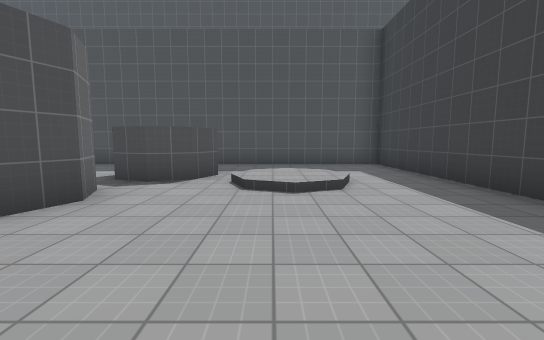
[1] (above)

13 first-person views from a walk through a Godot game level. The camera is 1.4 m above the floor, tilts 6° down and sees 90° across. The floor is counted in squares, 2 m on a side. Each view is taken from the middle of a square. On the plan, view 1 faces up. The plan holds only what a view shows up to about 9 squares ahead; the rest is blank. Surface patterns are stand-ins for the level's own textures.

[2]
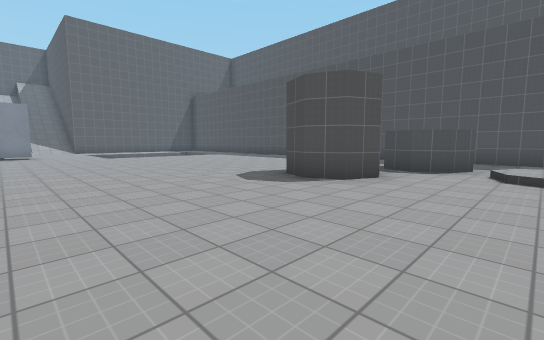

[3]
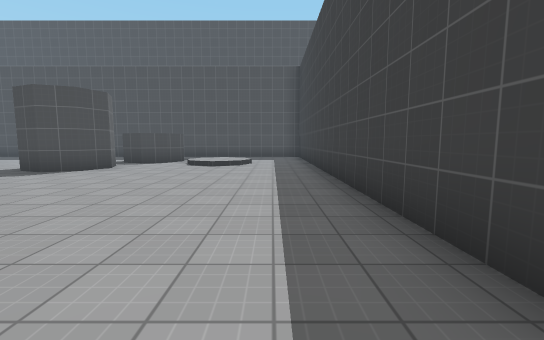

[4]
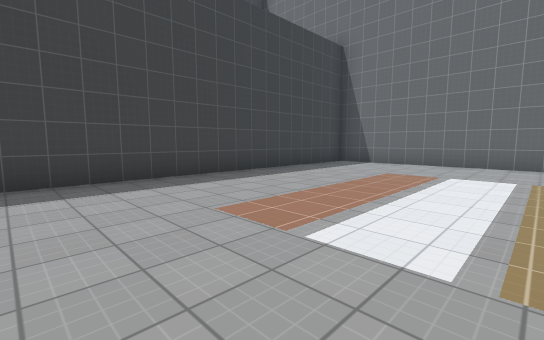

[5]
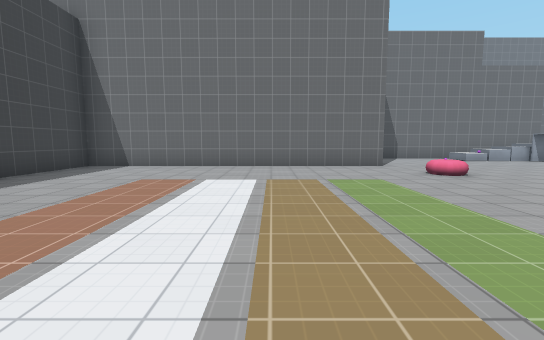

[6]
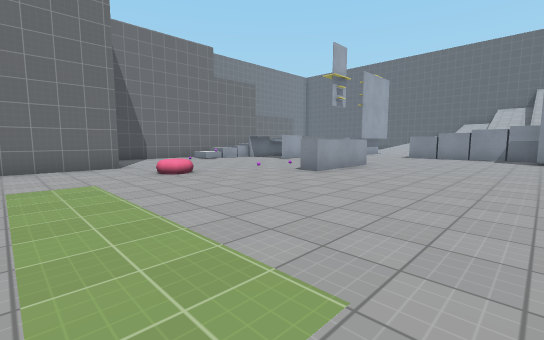

[7]
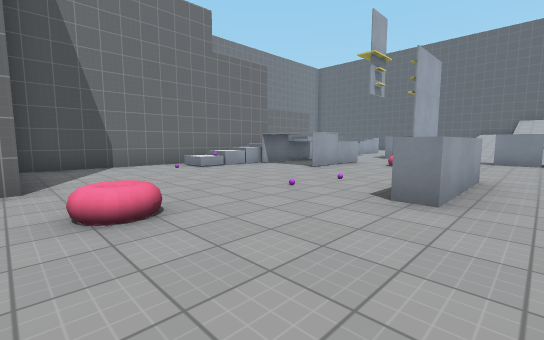

[8]
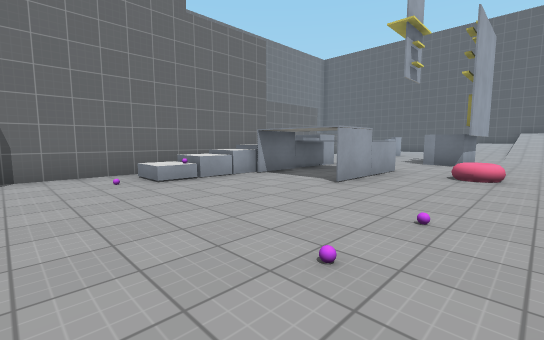

[9]
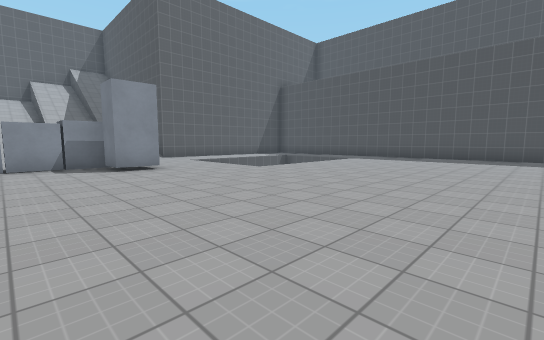

[10]
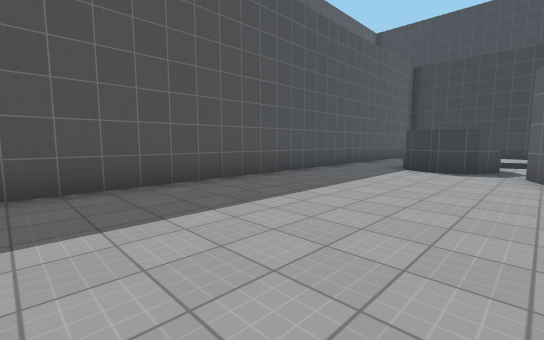

[11]
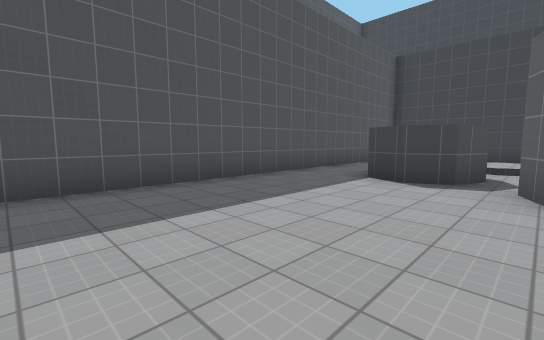

[12]
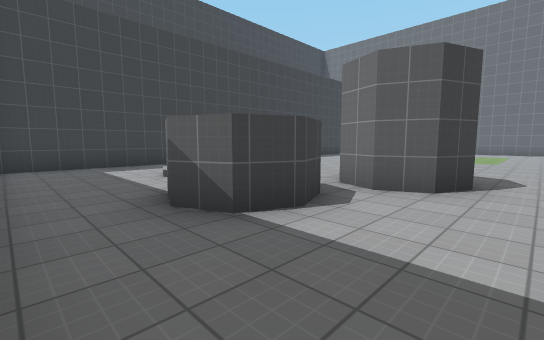

[13]
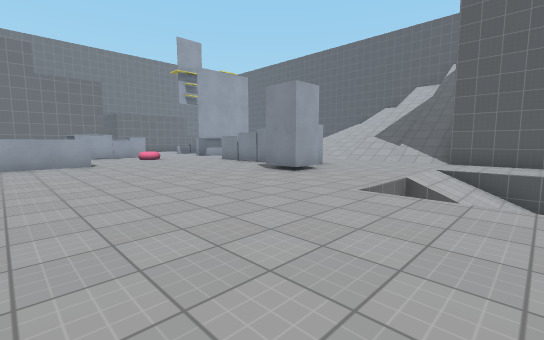

### Floor plan
Key: @ floor where view 1 was taken; # wall or solid block; . main floor; : floor 0.25 m higher than the main floor; - floor 2.25 m lower than the main floor; / step, stairs or slope; = window, fence, low wall or low ledge; ^ raised ledge; O other object.
Columns run from 19 left of view 1 to 4 right of it. Each row starts with its distance up from view 1.
  9          ###############
  8          ..............#
  7          ..............#
  6          .......##.....#
  5         ........##.:/..#
  4        ........##..//..#
  3 #../  -........##......#
  2 #..// -................#
  1 #....//................#
  0 /..................@...#
 -1  ......................#
 -2   .#.#.................#
 -3    #...................#
 -4    #...................#
 -5    #...................#
 -6    #.....^^............#
 -7 /......................#
 -8 /...../....../.........#
 -9   #...=#...............#
-10    ...^.......##########
-11      .^.......
-12      ##^^OO...
-13           ....#

Where each view was taken, in squares from view 1:
view 1: 0 up, 0 right, facing up
view 2: 2 down, 0 right, facing up-left
view 3: 4 down, 2 right, facing up
view 4: 1 down, 2 left, facing down-right
view 5: 2 down, 2 left, facing down
view 6: 2 down, 3 left, facing down-left
view 7: 5 down, 5 left, facing down-left
view 8: 7 down, 7 left, facing down-left
view 9: 4 down, 7 left, facing up-left
view 10: 4 up, 10 left, facing up-right
view 11: 4 up, 8 left, facing up-right
view 12: 8 up, 5 left, facing down-right
view 13: 3 up, 9 left, facing down-left
